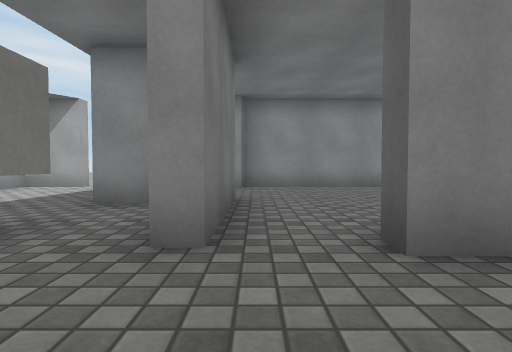
view 1 (above)

12 first-person views from a walk through a Unity game level. The camera is 0.58 m above the floor, tilts 2° down and sees 80° across. The floor is counted in squares, 1 m on a side. Each view is taken from the middle of a square. On the plan, view 1 faces up. The plan holds only what a view shows up to about 9 squares ahead; the rest is blank. The place goes on beyond the plan. The player is left out. Surface patterns are stand-ins for the level's own textures.

view 2
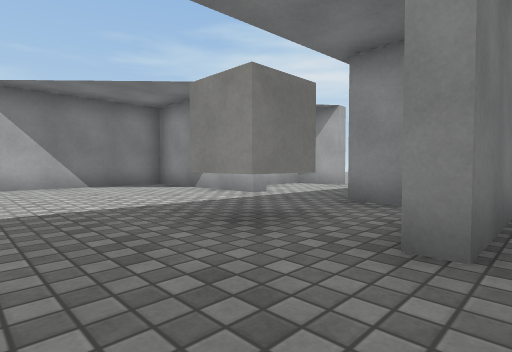

view 3
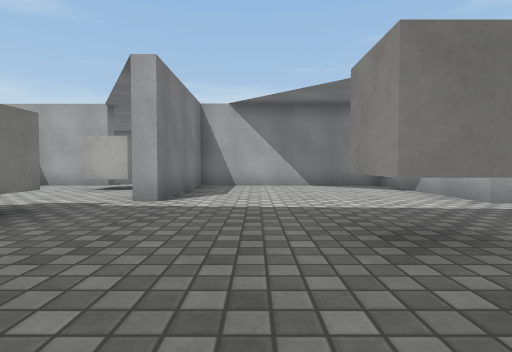

view 4
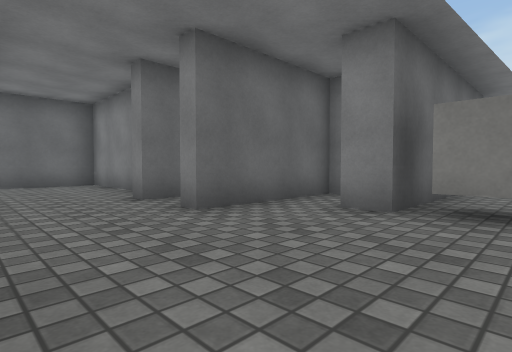

view 5
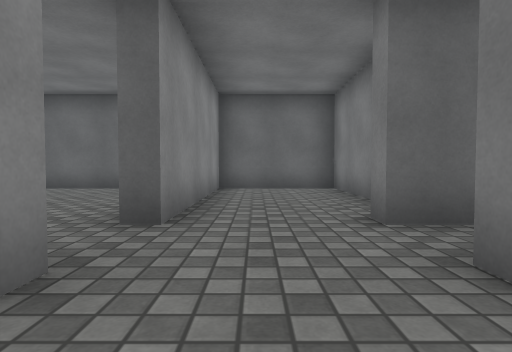

view 6
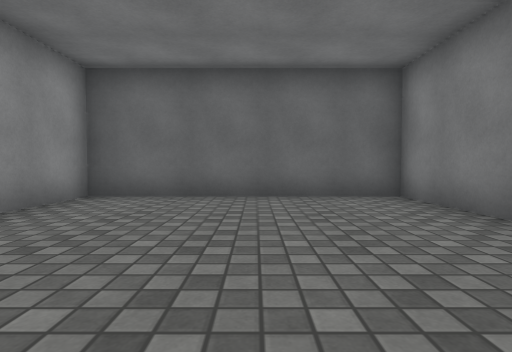

view 7
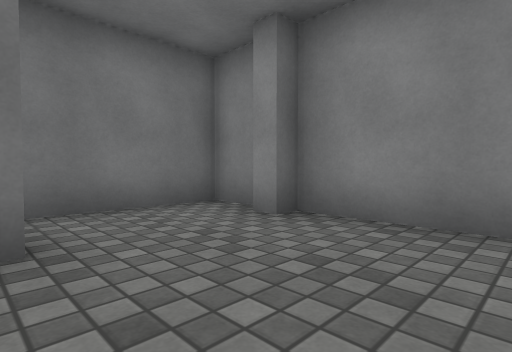

view 8
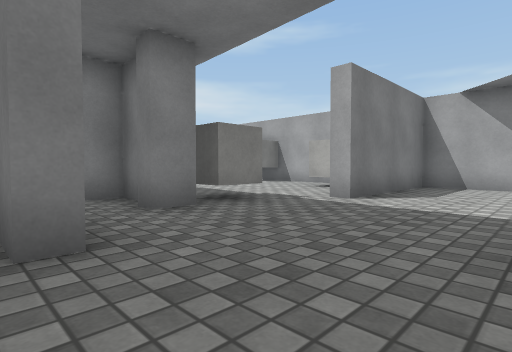

view 9
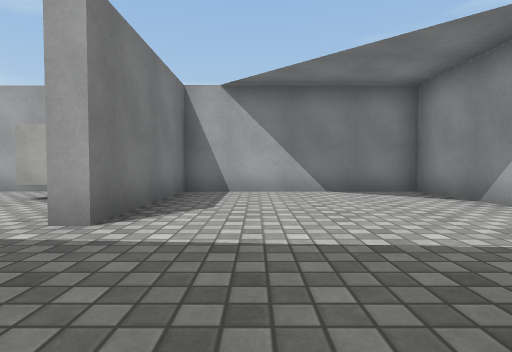

view 10
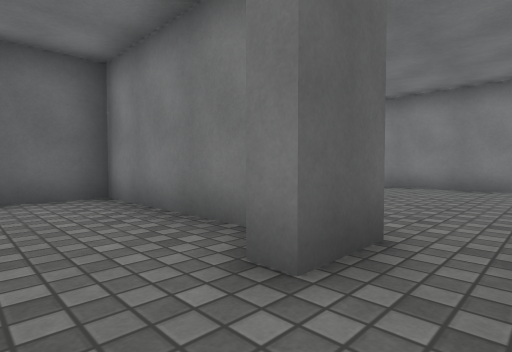

view 11
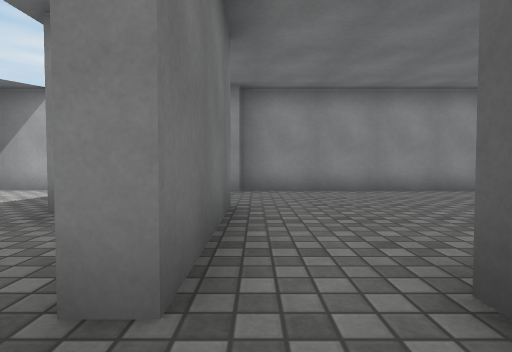

view 12
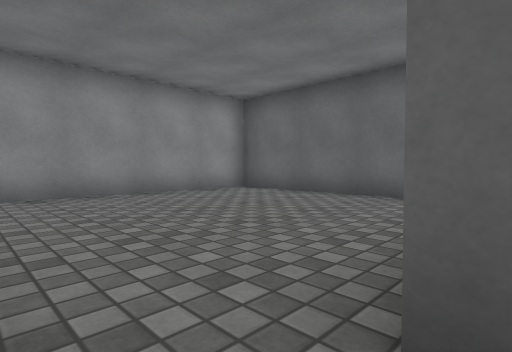

### Floor plan
Ten units are one square. View 1 is at (0, 0); x grows to the right and y downward. Boxes are objects, and circles mark ways between rooms. Rooms are numbered by the first view taken in them; rooms with no view inside come last. Other rooms are left out.
<svg viewBox="-93 -86 154 126">
<path fill="none" stroke="#000" d="M-4 -21 -8 -21M-26 18 -19 18 -19 22M-15 -46 -25 -46M-47 -46 -88 -46 -88 6 -49 6 -49 10M-21 29 -21 35 -6 35 -6 3 -4 3 -4 10M10 14 10 3 14 3M20 10 56 10 56 -19 10 -19M-4 -54 -4 -21M31 -23 56 -23 56 -81 -4 -81M10 -19 10 -24M-4 -77 -8 -77M-11 -81 -21 -81 -21 -55"/>
<rect x="-35" y="-35" width="20" height="20" fill="#bbb"><title>cube</title></rect>
<circle cx="0" cy="-20" r="3" fill="#2a7"/>
<text x="-30" y="-10">1</text>
<text x="20" y="-50">2</text>
</svg>
Room 1 opens to room 2.

Where each view was taken, in squares from view 1:
view 1: 0 up, 0 right, facing up
view 2: 0 up, 0 right, facing up-left
view 3: 1 up, 0 right, facing left
view 4: 2 up, 4 left, facing down-right
view 5: 1 up, 2 left, facing right
view 6: 5 up, 0 right, facing right
view 7: 5 up, 2 right, facing up-left
view 8: 2 up, 0 right, facing down-left
view 9: 1 up, 2 left, facing left
view 10: 1 up, 0 right, facing down-right
view 11: 1 up, 0 right, facing up
view 12: 2 up, 0 right, facing up-right
